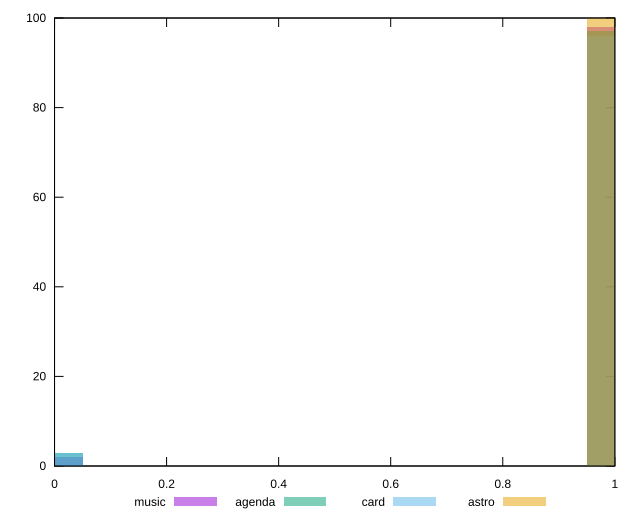

The gnuplot source for this figure:
reset

$music <<EOF
0 2
1 98
EOF

$agenda <<EOF
0 3
1 97
EOF

$card <<EOF
0 3
1 96
EOF

$astro <<EOF
1 100
EOF

set key outside below
set boxwidth 0.1
set xrange [0:1]
set yrange [0:100]
set trange [0:100]
set style fill transparent solid 0.5 noborder
set terminal svg size 640, 520 enhanced background rgb 'white'
set output "report/report_00029_2021-02-24T13-36-40.390Z/server-response-time/comparison/histogram/all_score.svg"

plot $music title "music" with boxes, \
     $agenda title "agenda" with boxes, \
     $card title "card" with boxes, \
     $astro title "astro" with boxes

reset
